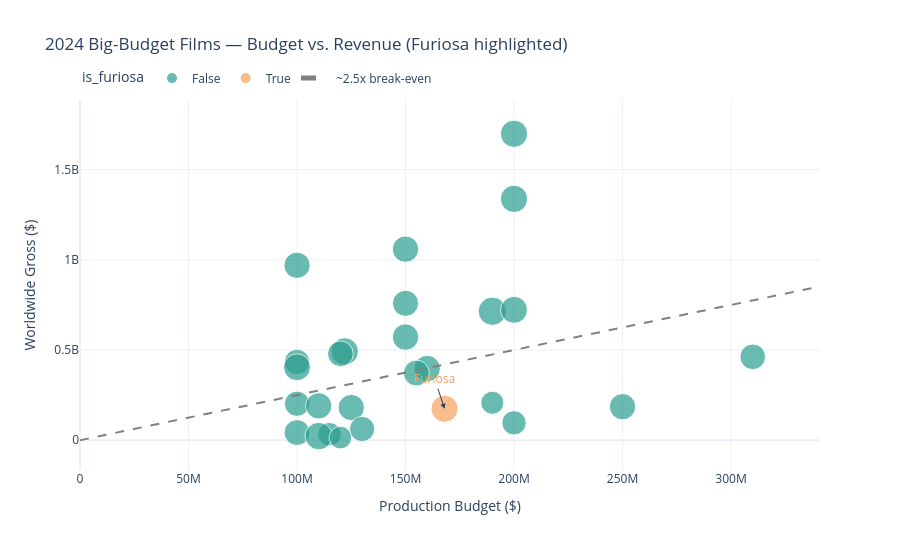

The notebook cell saved with this chart:
### Code cell
# Scatter plot: Budget vs Revenue for 2024 big-budget films
fig = px.scatter(
    peers_2024,
    x="budget", y="revenue",
    size="tmdb_rating", size_max=20,
    color="is_furiosa",
    color_discrete_map={True: COLORS["furiosa"], False: COLORS["comparison"]},
    hover_name="title",
    hover_data={"budget": ":$,.0f", "revenue": ":$,.0f", "roi": ":.2f", "is_furiosa": False},
    labels={"budget": "Production Budget ($)", "revenue": "Worldwide Gross ($)"},
    title="2024 Big-Budget Films — Budget vs. Revenue (Furiosa highlighted)",
    template="plotly_white",
)

# Add break-even line (2.5x)
max_budget = peers_2024["budget"].max() * 1.1
fig.add_trace(go.Scatter(
    x=[0, max_budget], y=[0, max_budget * 2.5],
    mode="lines", line=dict(dash="dash", color="gray"),
    name="~2.5x break-even", showlegend=True,
))

# Annotate Furiosa
furiosa_row = peers_2024[peers_2024["is_furiosa"]].iloc[0]
fig.add_annotation(
    x=furiosa_row["budget"], y=furiosa_row["revenue"],
    text="Furiosa", showarrow=True, arrowhead=2,
    font=dict(size=12, color=COLORS["furiosa"]),
)

fig.update_layout(
    height=550, showlegend=True,
    legend=dict(orientation="h", yanchor="bottom", y=1.02),
)
fig.show()

### Figure 1 — Plotly figure (JSON) as saved in the notebook; plotly's stock layout.template omitted (floating-point values rounded to 4 significant figures)
{"data": [{"customdata": [[9.7, false], [8.49, false], [7.06, false], [6.69, false], [5.06, false], [4.34, false], [4.05, false], [4.03, false], [3.99, false], [3.81, false], [3.76, false], [3.61, false], [2.48, false], [2.4, false], [2.02, false], [1.73, false], [1.49, false], [1.45, false], [1.09, false], [0.74, false], [0.48, false], [0.48, false], [0.42, false], [0.29, false], [0.2, false], [0.12, false]], "hovertemplate": "<b>%{hovertext}</b><br><br>Production Budget ($)=%{x:$,.0f}<br>Worldwide Gross ($)=%{y:$,.0f}<br>tmdb_rating=%{marker.size}<br>roi=%{customdata[0]:.2f}<extra></extra>", "hovertext": ["Despicable Me 4", "Inside Out 2", "Moana 2", "Deadpool & Wolverine", "Wicked", "Yolo", "Bad Boys: Ride or Die", "Sonic the Hedgehog 3", "Venom: The Last Dance", "Godzilla x Kong: The New Empire", "Dune: Part Two", "Mufasa: The Lion King", "Kingdom of the Planet of the Apes", "Twisters", "Ghostbusters: Frozen Empire", "IF", "Gladiator II", "The Fall Guy", "Joker: Folie à Deux", "Red One", "Argylle", "Kraven the Hunter", "Fly Me to the Moon", "Borderlands", "Better Man", "Megalopolis"], "legendgroup": "False", "marker": {"color": "#2A9D8F", "size": [7.013, 7.549, 7.026, 7.569, 6.907, 6.582, 7.346, 7.6, 6.683, 7.076, 8.1, 7.355, 7.058, 6.792, 6.481, 7.019, 6.653, 6.981, 5.407, 7.036, 6.021, 6.468, 6.807, 5.617, 7.661, 5.2], "sizemode": "area", "sizeref": 0.02025, "symbol": "circle"}, "mode": "markers", "name": "False", "orientation": "v", "showlegend": true, "type": "scatter", "x": [100000000, 200000000, 150000000, 200000000, 150000000, 100000000, 100000000, 122000000, 120000000, 150000000, 190000000, 200000000, 160000000, 155000000, 100000000, 110000000, 310000000, 125000000, 190000000, 250000000, 200000000, 130000000, 100000000, 115000000, 110000000, 120000000], "xaxis": "x", "y": [969597394, 1698863816, 1059242164, 1338073645, 758854096, 433606094, 404547819, 492162604, 478937618, 571750016, 714844358, 722631756, 397378150, 372262265, 201967521, 190309707, 462180717, 181073291, 207500287, 185700759, 96221061, 62076533, 42260534, 33017367, 22549151, 14387154], "yaxis": "y"}, {"customdata": [[1.04, true]], "hovertemplate": "<b>%{hovertext}</b><br><br>Production Budget ($)=%{x:$,.0f}<br>Worldwide Gross ($)=%{y:$,.0f}<br>tmdb_rating=%{marker.size}<br>roi=%{customdata[0]:.2f}<extra></extra>", "hovertext": ["Furiosa: A Mad Max Saga"], "legendgroup": "True", "marker": {"color": "#F4A261", "size": [7.46], "sizemode": "area", "sizeref": 0.02025, "symbol": "circle"}, "mode": "markers", "name": "True", "orientation": "v", "showlegend": true, "type": "scatter", "x": [168000000], "xaxis": "x", "y": [174287546], "yaxis": "y"}, {"line": {"color": "gray", "dash": "dash"}, "mode": "lines", "name": "~2.5x break-even", "showlegend": true, "type": "scatter", "x": [0, 341000000], "y": [0, 852500000]}], "layout": {"annotations": [{"arrowhead": 2, "font": {"color": "#F4A261", "size": 12}, "showarrow": true, "text": "Furiosa", "x": 168000000, "y": 174287546}], "height": 550, "legend": {"itemsizing": "constant", "orientation": "h", "title": {"text": "is_furiosa"}, "tracegroupgap": 0, "y": 1.02, "yanchor": "bottom"}, "showlegend": true, "title": {"text": "2024 Big-Budget Films — Budget vs. Revenue (Furiosa highlighted)"}, "xaxis": {"anchor": "y", "domain": [0, 1], "title": {"text": "Production Budget ($)"}}, "yaxis": {"anchor": "x", "domain": [0, 1], "title": {"text": "Worldwide Gross ($)"}}}}
